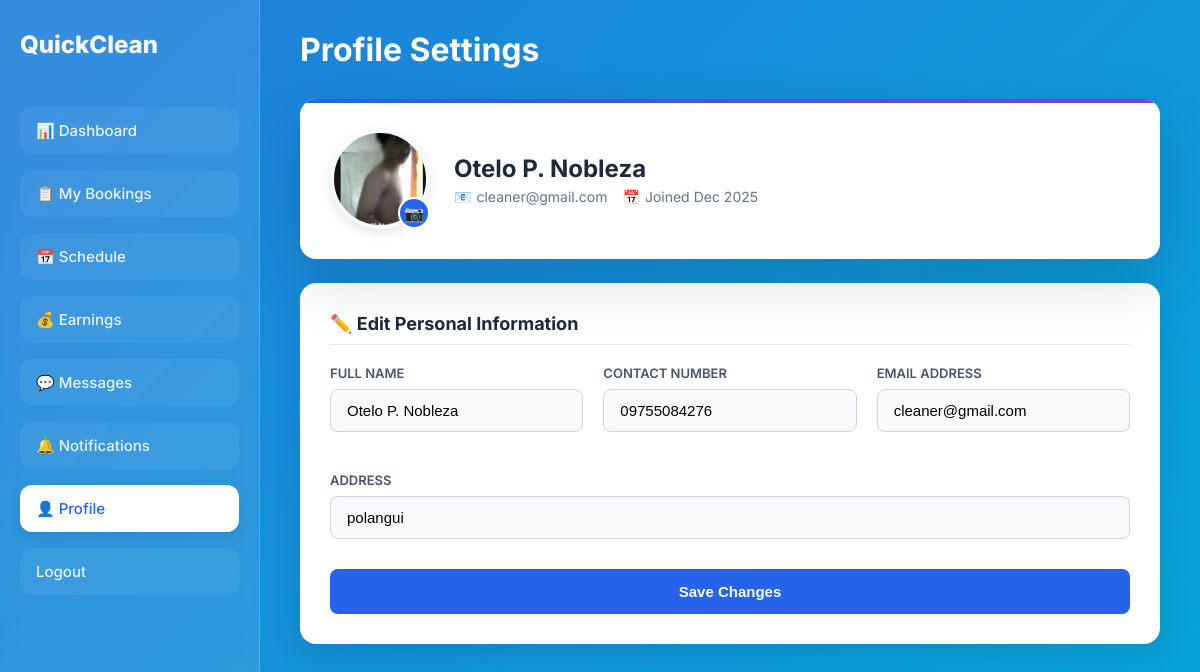
Screenshot of /Cleaner/profile.php (signed in) with the database file from the repository.
### tables this page shows
CREATE TABLE `user` (
  `user_id` int(11) NOT NULL,
  `name` varchar(50) NOT NULL,
  `email` varchar(50) NOT NULL,
  `password` varchar(255) NOT NULL,
  `profile_pic` varchar(255) NOT NULL,
  `address` varchar(100) DEFAULT NULL,
  `contact_num` varchar(50) DEFAULT NULL,
  `role` enum('admin','customer','cleaner','') NOT NULL,
  `date_created` timestamp NOT NULL DEFAULT current_timestamp(),
  `last_updated` timestamp NOT NULL DEFAULT current_timestamp() ON UPDATE current_timestamp()
);

### Cleaner/profile.php (the view, shortened to what this page needs)
<?php
$db_host = "localhost";
$db_user = "root";
$db_pass = "";
$db_name = "quickclean";
$conn = new mysqli($db_host, $db_user, $db_pass, $db_name);
$sql = "SELECT * FROM user WHERE role = 'cleaner' LIMIT 1";
$result = $conn->query($sql);
$user = $result->fetch_assoc();
?>
<!DOCTYPE html>
<html lang="en">
<head>
</head>
<body>
  <div class="wrapper">
    <div class="sidebar" id="sidebar">
      <div class="sidebar-logo">
        QuickClean
      </div>
      <div class="nav-item"><a href="dashboard.php">📊 Dashboard</a></div>
      <div class="nav-item"><a href="assigned.php">📋 My Bookings</a></div>
      <div class="nav-item"><a href="schedule.php">📅 Schedule</a></div>
      <div class="nav-item"><a href="earnings.php">💰 Earnings</a></div>
      <div class="nav-item"><a href="cleaner_messages.php">💬 Messages</a></div>
      <div class="nav-item"><a href="cleaner-notification.php">🔔 Notifications</a></div>
      <div class="nav-item"><a href="profile.php" class="active">👤 Profile</a></div>
      <div class="nav-item"><a href="logout.php">Logout</a></div>
    </div>
    <div class="content">
      <div class="header">
        <h1>Profile Settings</h1>
      </div>
      <div class="profile-card">
        <div class="avatar-wrapper" onclick="document.getElementById('fileInput').click()">
            <?php
              $bgImage = !empty($user['profile_pic']) ? $user['profile_pic'] : '';
            ?>
            <div class="profile-avatar" id="avatarPreview" style="background-image: url('<?= $bgImage ?>')">
            </div>
            <div class="camera-icon">📷</div>
        </div>
        <div class="profile-info">
          <h2><?= htmlspecialchars($user['name']) ?></h2>
          <div class="profile-meta">
            <div class="meta-item"><span>📧</span> <?= htmlspecialchars($user['email']) ?></div>
            <div class="meta-item"><span>📅</span> Joined <?= date("M Y", strtotime($user['date_created'])) ?></div>
          </div>
        </div>
      </div>
      <div class="edit-card">
        <h3>✏️ Edit Personal Information</h3>
        <form method="POST" enctype="multipart/form-data">
            <div class="form-grid">
                <div class="form-group">
                    <label>Full Name</label>
                    <input type="text" name="fullname" value="<?= htmlspecialchars($user['name']) ?>" required>
                </div>
                <div class="form-group">
                    <label>Contact Number</label>
                    <input type="tel" name="phone" value="<?= htmlspecialchars($user['contact_num'] ?? '') ?>" placeholder="e.g. 09123456789">
                </div>
                <div class="form-group">
                    <label>Email Address</label>
                    <input type="email" name="email" value="<?= htmlspecialchars($user['email']) ?>" required>
                </div>
                <div class="form-group full">
                    <label>Address</label>
                    <input type="text" name="address" value="<?= htmlspecialchars($user['address'] ?? '') ?>" placeholder="Your complete address">
                </div>
            </div>
            <button type="submit" name="update_profile" class="btn-save">Save Changes</button>
        </form>
      </div>
    </div>
  </div>
</body>
</html>

### Cleaner/profile.php (style rules this page uses)
:root { --primary: #2563eb; --primary-dark: #1e40af; --bg-gradient: linear-gradient(135deg, #217edbff 0%, #05a6d6ff 100%); --glass-bg: rgba(255, 255, 255, 0.1); --text-dark: #1e293b; --text-light: #64748b; }
* { margin: 0; padding: 0; box-sizing: border-box; }
body { font-family: 'Inter', sans-serif; background: var(--bg-gradient); color: var(--text-dark); min-height: 100vh; overflow-x: hidden; }
.wrapper { display: flex; min-height: 100vh; position: relative; }
.sidebar { width: 260px; background: var(--glass-bg); backdrop-filter: blur(10px); border-right: 1px solid rgba(255, 255, 255, 0.2); padding: 30px 20px; color: white; height: 100vh; position: sticky; top: 0; z-index: 100; transition: transform 0.3s ease; display: flex; flex-direction: column; }
.sidebar-logo { font-size: 24px; font-weight: 800; margin-bottom: 40px; color: white; display: flex; justify-content: space-between; align-items: center; }
.nav-item { margin: 8px 0; }
.nav-item a { display: flex; align-items: center; gap: 12px; background: rgba(255, 255, 255, 0.05); padding: 14px 16px; border-radius: 12px; text-decoration: none; color: rgba(255, 255, 255, 0.9); font-size: 15px; font-weight: 500; transition: all 0.2s ease; }
.nav-item a.active { background: white; color: var(--primary); box-shadow: 0 4px 12px rgba(0,0,0,0.1); }
.content { flex: 1; padding: 30px 40px; width: 100%; }
.header { margin-bottom: 30px; display: flex; align-items: center; gap: 15px; }
.header h1 { color: white; font-size: 32px; font-weight: 700; }
.profile-card { background: white; border-radius: 16px; box-shadow: 0 20px 60px rgba(0, 0, 0, 0.15); padding: 30px; margin-bottom: 24px; display: flex; align-items: center; gap: 24px; position: relative; overflow: hidden; }
.profile-card::before { content: ''; position: absolute; top: 0; left: 0; right: 0; height: 4px; background: linear-gradient(90deg, #2563eb, #7c3aed); }
.avatar-wrapper { position: relative; cursor: pointer; }
.profile-avatar { width: 100px; height: 100px; border-radius: 50%; background-color: #e2e8f0; background-size: cover; background-position: center; display: flex; align-items: center; justify-content: center; font-size: 36px; color: #64748b; border: 4px solid #f8fafc; box-shadow: 0 4px 12px rgba(0,0,0,0.1); transition: transform 0.2s; }
.camera-icon { position: absolute; bottom: 0; right: 0; background: var(--primary); color: white; width: 32px; height: 32px; border-radius: 50%; display: flex; align-items: center; justify-content: center; font-size: 16px; border: 2px solid white; }
.profile-info h2 { font-size: 24px; color: #1e293b; margin-bottom: 5px; }
.profile-meta { display: flex; flex-wrap: wrap; gap: 15px; color: #64748b; font-size: 14px; }
.meta-item { display: flex; align-items: center; gap: 5px; }
.edit-card { background: white; border-radius: 16px; padding: 30px; box-shadow: 0 10px 30px rgba(0,0,0,0.1); }
.edit-card h3 { font-size: 18px; color: #1e293b; margin-bottom: 20px; padding-bottom: 10px; border-bottom: 1px solid #e2e8f0; }
.form-grid { display: grid; grid-template-columns: repeat(auto-fit, minmax(250px, 1fr)); gap: 20px; }
.form-group { margin-bottom: 20px; }
.form-group.full { grid-column: 1 / -1; }
.form-group label { display: block; margin-bottom: 8px; font-weight: 600; font-size: 13px; color: #475569; text-transform: uppercase; }
.form-group input, .form-group textarea { width: 100%; padding: 12px 16px; border-radius: 8px; border: 1px solid #cbd5e1; background: #f8fafc; font-size: 15px; transition: border 0.2s; }
.btn-save { background: var(--primary); color: white; border: none; padding: 14px 24px; border-radius: 8px; font-weight: 600; font-size: 15px; cursor: pointer; transition: background 0.2s; width: 100%; margin-top: 10px; }

### rows the page displays
user: profile_pic (picture), name "Otelo P. Nobleza", email "cleaner@gmail.com", date_created "Dec 2025", fullname "Otelo P. Nobleza", phone "09755084276", address "polangui"
